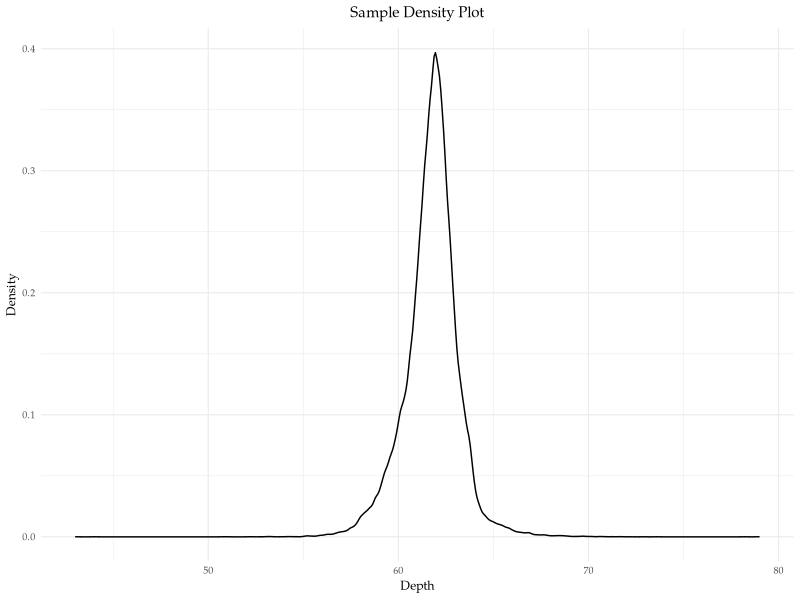
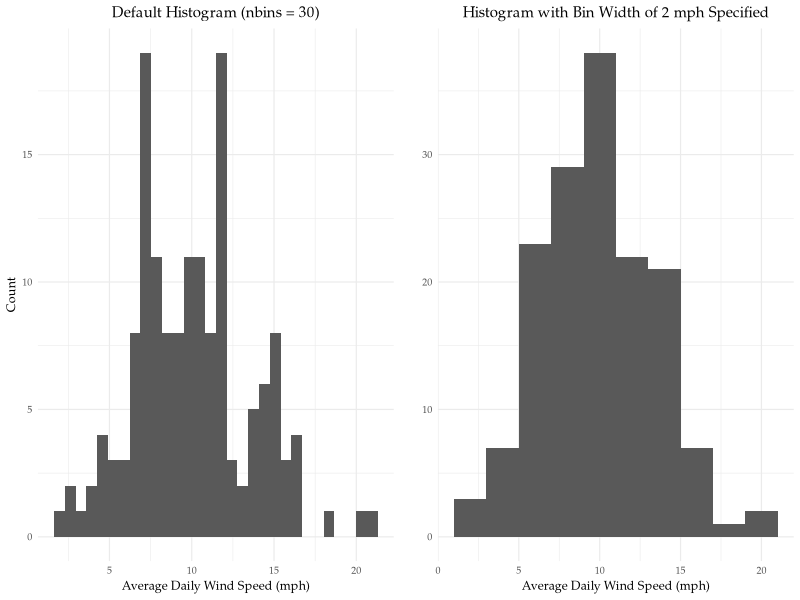
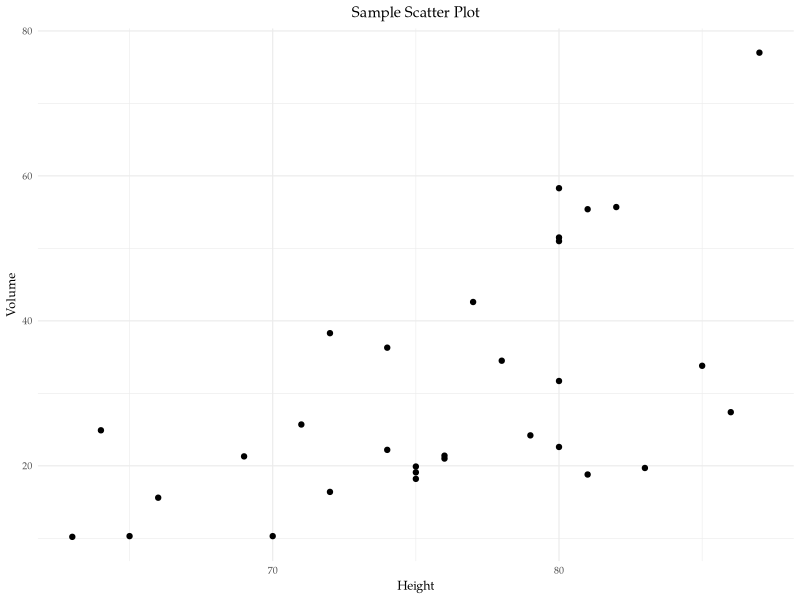
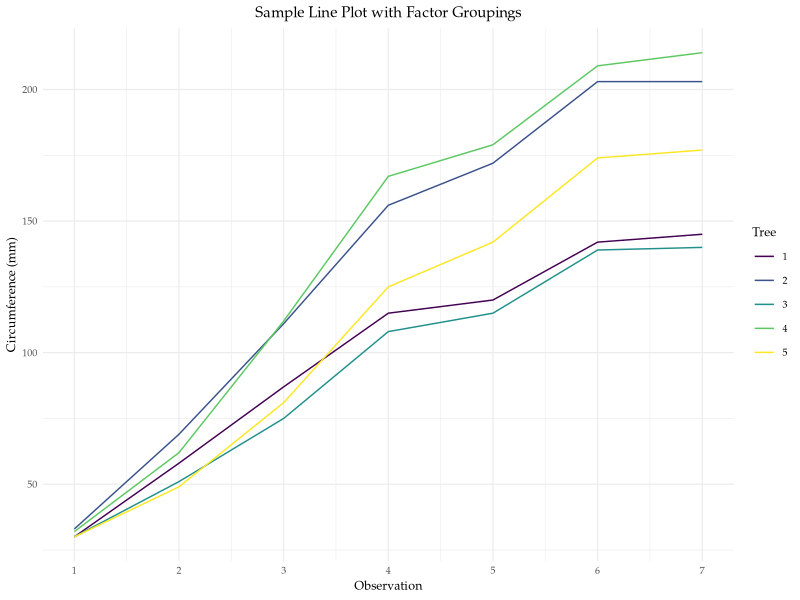

The R script that drew these images, in order:
## ---- chunk 1

knitr::opts_chunk$set(fig.width=4, fig.height=3, fig.align = "center") 

rm(list = ls())

library(ggplot2)

## ---- chunk 2

# Setting options for plot formatting, including font type + size, and title
# alignment, using `minimal` theme

theme_bcg <- theme_minimal(base_size = 9, base_family = "Palatino") + 
  theme(plot.title = element_text(hjust = 0.5))

## ---- chunk 3

# Diamonds samples dataset has prices and other attributes of ~54,000 diamonds.

data(diamonds)

# Generating density plot 

ggplot(data = diamonds, aes(x = depth)) + geom_density() + 
  labs(title = "Sample Density Plot", 
       y = "Density", 
       x = "Depth") + 
  theme_bcg

## ---- chunk 4

# `gridExtra` allows you to print multiple plots together 

library(gridExtra)

# Airquality sample dataset has measurements of temperature, windspeed, and 
# daily air quality in New York from May to September, 1973.

data("airquality")

# Default Histogram

p.1 <- ggplot(data = airquality) + geom_histogram(aes(x = Wind)) + 
  labs(title = "Default Histogram (nbins = 30)", 
       y = "Count", 
       x = "Average Daily Wind Speed (mph)") + 
  theme_bcg

p.2 <- ggplot(data = airquality) + geom_histogram(aes(x = Wind), binwidth = 2) + 
  labs(title = "Histogram with Bin Width of 2 mph Specified", 
       y = "", 
       x = "Average Daily Wind Speed (mph)") + 
  theme_bcg

# Using `grid.arrange` to print both plots side by side (by setting nrow = 1)

grid.arrange(p.1, p.2, nrow = 1)

## ---- chunk 5

# Trees sample dataset has measurements of the height, weight, and length of
# 31 observations.

data(trees)

# Scatter Plot

ggplot(data = trees) + geom_point(aes(x = Height, y = Volume)) + 
  labs(title = "Sample Scatter Plot", 
       y = "Volume", 
       x = "Height") + 
  theme_bcg

## ---- chunk 6

# Orange sample data set has 7 measurements of age and circumference for 5 
# different oranges (total of 35 observations)

data(Orange)

# Start by creating a observation count by ID variable using `dplyr`. Note that 
# data needs to be in *long* form. 

library(dplyr)

df <- group_by(Orange, Tree) %>% 
  mutate(count = row_number()) 

# Creating re-ordered `tree` factor variable

df$Tree <- factor(df$Tree, levels = c(1,2,3,4,5))

# Line Plot-- notice options for setting x-axis ticks + legend label

ggplot(data = df) + geom_line(aes(x = count, y = circumference, 
                                  color = Tree)) +
  labs(title = "Sample Line Plot with Factor Groupings", 
       y = "Circumference (mm)", x = "Observation",
       color = "Tree") + 
  scale_x_continuous(breaks=seq(1, 7, 1)) + 
  theme_bcg

